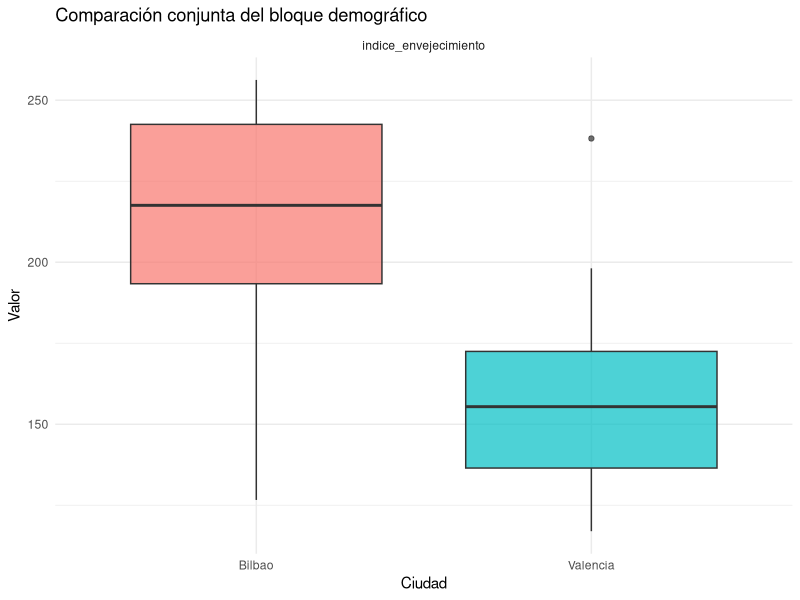
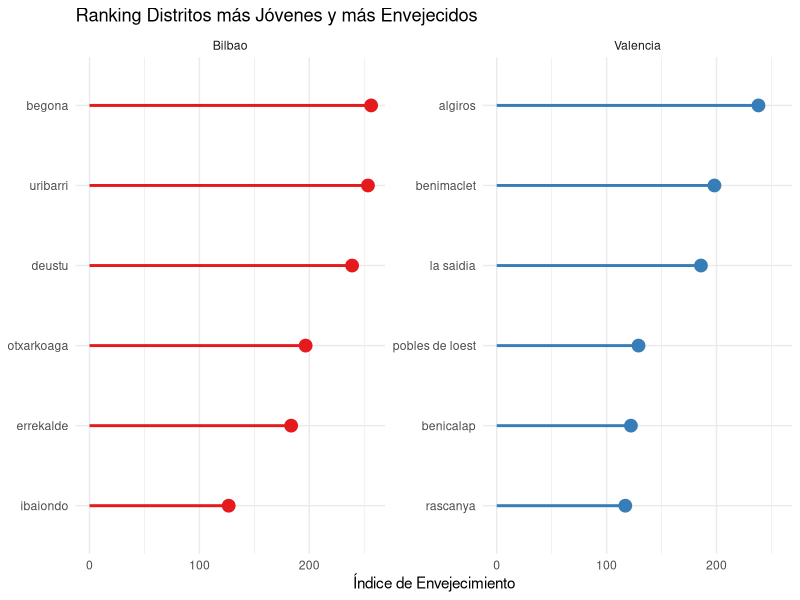
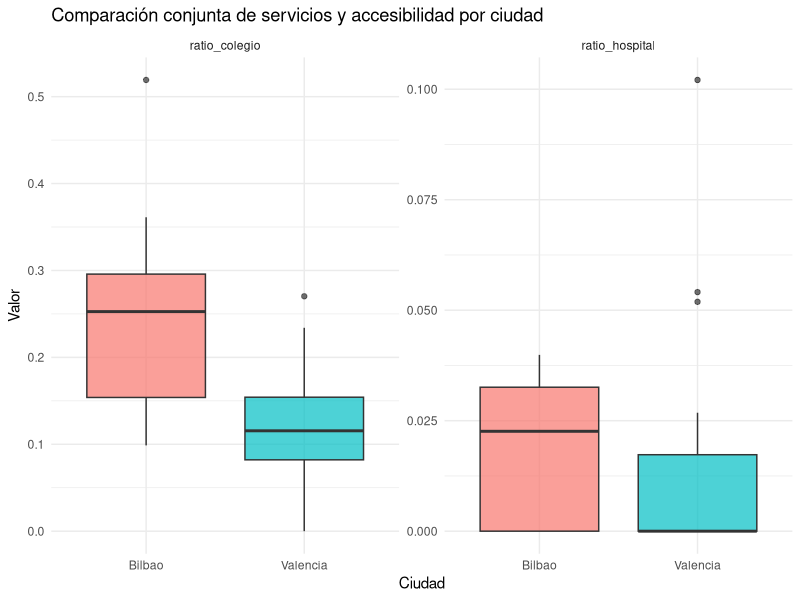
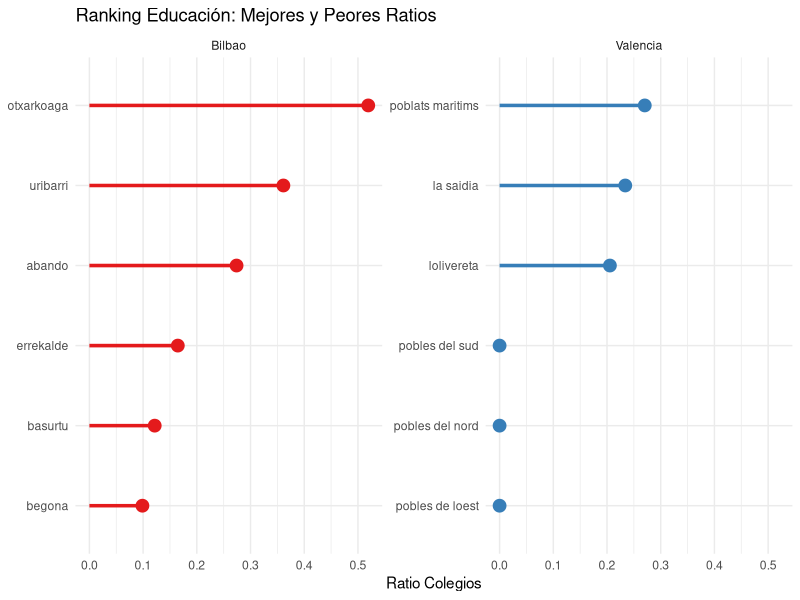
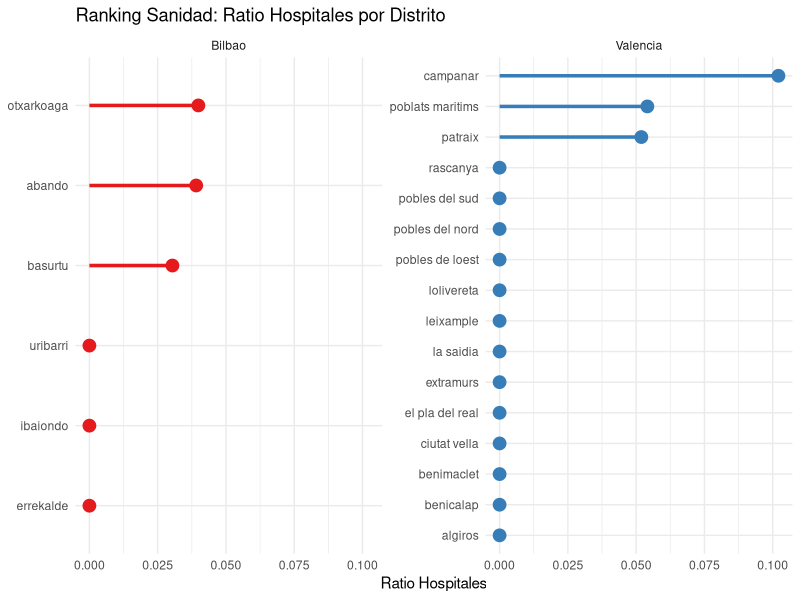
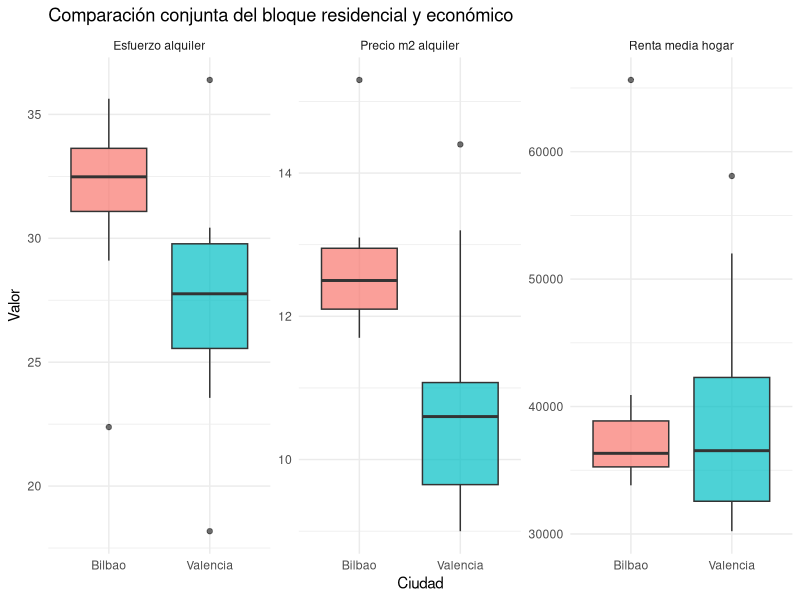

Generate these figures, in order, with R: (Note: this script raises an error after producing the figures.)
## ---- chunk 1
knitr::opts_chunk$set(echo = TRUE)
## ---- chunk 2
library(tidyverse)
library(readr)
library(gridExtra)
library(ggrepel)
## ---- chunk 3
distritos_bilbao <- read_csv("../../datasets/vizcaya-bilbao/distritos_bilbao_base_final.csv", show_col_types = FALSE)

distritos_valencia <- read_csv("../../datasets/valencia/distritos_valencia_base_final.csv", show_col_types = FALSE)

head(distritos_bilbao)
head(distritos_valencia)

dim(distritos_bilbao)
dim(distritos_valencia)
## ---- chunk 4
distritos_bilbao <- distritos_bilbao %>% mutate(ciudad = "Bilbao")

distritos_valencia <- distritos_valencia %>% mutate(ciudad = "Valencia")
## ---- chunk 5
distritos_comparacion <- bind_rows(distritos_bilbao, distritos_valencia)

head(distritos_comparacion)
dim(distritos_comparacion)

distritos_comparacion %>% count(ciudad)

colnames(distritos_comparacion)

## ---- chunk 6
faltantes_comparacion <- distritos_comparacion %>%
  summarise(across(everything(), ~ sum(is.na(.)))) %>%
  pivot_longer(cols = everything(), names_to = "variable", values_to = "num_faltantes") %>%
  arrange(desc(num_faltantes))

faltantes_comparacion
## ---- chunk 7
resumen_general <- distritos_comparacion %>%
  group_by(ciudad) %>%
  summarise(
    num_distritos = n(),
    poblacion_total = sum(pob_total, na.rm = TRUE),
    media_poblacion = mean(pob_total, na.rm = TRUE),
    mediana_poblacion = median(pob_total, na.rm = TRUE),
    min_poblacion = min(pob_total, na.rm = TRUE),
    max_poblacion = max(pob_total, na.rm = TRUE),
    .groups = "drop") %>%
  mutate(across(where(is.numeric), ~ round(., 2)))

resumen_general
## ---- chunk 8
resumen_demografico <- distritos_comparacion %>%
  group_by(ciudad) %>%
  summarise(
    media_indice_envejecimiento = mean(indice_envejecimiento, na.rm = TRUE),
    mediana_indice_envejecimiento = median(indice_envejecimiento, na.rm = TRUE),
    min_indice_envejecimiento = min(indice_envejecimiento, na.rm = TRUE),
    max_indice_envejecimiento = max(indice_envejecimiento, na.rm = TRUE),
    .groups = "drop") %>%
  mutate(across(where(is.numeric), ~ round(., 2)))

resumen_demografico
## ---- chunk 9
demografico_largo <- distritos_comparacion %>%
  select(ciudad, indice_envejecimiento) %>%
  pivot_longer(
    cols = c(indice_envejecimiento),
    names_to = "variable",
    values_to = "valor")

ggplot(demografico_largo, aes(x = ciudad, y = valor, fill = ciudad)) +
  geom_boxplot(alpha = 0.7) +
  facet_wrap(~ variable, scales = "free_y") +
  labs(
    title = "Comparación conjunta del bloque demográfico",
    x = "Ciudad",
    y = "Valor") +
  theme_minimal() +
  theme(legend.position = "none")
## ---- chunk 10
extremos_edad <- distritos_comparacion %>%
  group_by(ciudad) %>%
  filter(min_rank(indice_envejecimiento) <= 3 | min_rank(desc(indice_envejecimiento)) <= 3) %>%
  ungroup()

ggplot(extremos_edad, aes(x = reorder(nombre_distrito_norm, indice_envejecimiento), 
                          y = indice_envejecimiento, 
                          color = ciudad)) +
  geom_segment(aes(xend = nombre_distrito_norm, yend = 0), size = 1) +
  geom_point(size = 4) +
  coord_flip() + # Para que los nombres se lean en horizontal
  facet_wrap(~ciudad, scales = "free_y") +
  scale_color_manual(values = c("Bilbao" = "#E41A1C", "Valencia" = "#377EB8")) +
  labs(title = "Ranking Distritos más Jóvenes y más Envejecidos",
       x = NULL, y = "Índice de Envejecimiento") +
  theme_minimal() +
  theme(legend.position = "none")

## ---- chunk 11
resumen_servicios <- distritos_comparacion %>%
  group_by(ciudad) %>%
  summarise(
    media_ratio_colegio = mean(ratio_colegio, na.rm = TRUE),
    mediana_ratio_colegio = median(ratio_colegio, na.rm = TRUE),
    media_ratio_hospital = mean(ratio_hospital, na.rm = TRUE),
    mediana_ratio_hospital = median(ratio_hospital, na.rm = TRUE),
    .groups = "drop") %>%
  mutate(across(where(is.numeric), ~ round(., 2)))

resumen_servicios
## ---- chunk 12
servicios_largo <- distritos_comparacion %>%
  select(
    ciudad,
    ratio_colegio,
    ratio_hospital) %>%
  pivot_longer(
    cols = -ciudad,
    names_to = "variable",
    values_to = "valor")

ggplot(servicios_largo, aes(x = ciudad, y = valor, fill = ciudad)) +
  geom_boxplot(alpha = 0.7) +
  facet_wrap(~ variable, scales = "free_y") +
  labs(
    title = "Comparación conjunta de servicios y accesibilidad por ciudad",
    x = "Ciudad",
    y = "Valor") +
  theme_minimal() +
  theme(legend.position = "none")
## ---- chunk 13
# Filtramos Top 3 y Bottom 3 por ciudad para Educación
extremos_colegios <- distritos_comparacion %>%
  group_by(ciudad) %>%
  filter(min_rank(ratio_colegio) <= 3 | min_rank(desc(ratio_colegio)) <= 3) %>%
  ungroup()

ggplot(extremos_colegios, aes(x = reorder(nombre_distrito_norm, ratio_colegio), 
                              y = ratio_colegio, 
                              color = ciudad)) +
  geom_segment(aes(xend = nombre_distrito_norm, yend = 0), size = 1.2) +
  geom_point(size = 4) +
  coord_flip() +
  facet_wrap(~ciudad, scales = "free_y") +
  scale_color_manual(values = c("Bilbao" = "#E41A1C", "Valencia" = "#377EB8")) +
  theme_minimal() +
  labs(title = "Ranking Educación: Mejores y Peores Ratios",
       x = NULL, y = "Ratio Colegios") +
  theme(legend.position = "none")
## ---- chunk 14
extremos_sanidad <- distritos_comparacion %>%
  group_by(ciudad) %>%
  filter(min_rank(ratio_hospital) <= 3 | min_rank(desc(ratio_hospital)) <= 3) %>%
  ungroup()

ggplot(extremos_sanidad, aes(x = reorder(nombre_distrito_norm, ratio_hospital), 
                             y = ratio_hospital, 
                             color = ciudad)) +
  geom_segment(aes(xend = nombre_distrito_norm, yend = 0), size = 1.2) +
  geom_point(size = 4) +
  coord_flip() +
  facet_wrap(~ciudad, scales = "free_y") +
  scale_color_manual(values = c("Bilbao" = "#E41A1C", "Valencia" = "#377EB8")) +
  theme_minimal() +
  labs(title = "Ranking Sanidad: Ratio Hospitales por Distrito",
       x = NULL, y = "Ratio Hospitales") +
  theme(legend.position = "none")
## ---- chunk 15
resumen_residencial <- distritos_comparacion %>%
  group_by(ciudad) %>%
  summarise(
    media_alquiler_m2 = mean(alquiler_m2, na.rm = TRUE),
    mediana_alquiler_m2 = median(alquiler_m2, na.rm = TRUE),
    media_renta_media_hogar = mean(renta_media_hogar, na.rm = TRUE),
    mediana_renta_media_hogar = median(renta_media_hogar, na.rm = TRUE),
    media_esfuerzo_alquiler = mean(esfuerzo_alquiler, na.rm = TRUE),
    mediana_esfuerzo_alquiler = median(esfuerzo_alquiler, na.rm = TRUE),
    .groups = "drop") %>%
  mutate(across(where(is.numeric), ~ round(., 2)))

resumen_residencial
## ---- chunk 16
residencial_largo <- distritos_comparacion %>%
  select(
    ciudad,
    alquiler_m2,
    renta_media_hogar,
    esfuerzo_alquiler) %>%
  pivot_longer(
    cols = -ciudad,
    names_to = "variable",
    values_to = "valor") %>%
  mutate(
    variable = recode(
      variable,
      "alquiler_m2" = "Precio m2 alquiler",
      "renta_media_hogar" = "Renta media hogar",
      "esfuerzo_alquiler" = "Esfuerzo alquiler"))

ggplot(residencial_largo, aes(x = ciudad, y = valor, fill = ciudad)) +
  geom_boxplot(alpha = 0.7) +
  facet_wrap(~ variable, scales = "free_y") +
  labs(
    title = "Comparación conjunta del bloque residencial y económico",
    x = "Ciudad",
    y = "Valor") +
  theme_minimal() +
  theme(legend.position = "none")
## ---- chunk 17
ggplot(distritos_comparacion, aes(x = renta_media_hogar, 
                                  y = alquiler_m2, 
                                  color = esfuerzo_alquiler,
                                  shape = ciudad)) +
  geom_point(size = 3, alpha = 0.8) +
  scale_color_gradient(low = "#FFEB3B", high = "#E91E63") +
  # Etiquetas para los 3 con mayor y menor esfuerzo, el que tiene la mayor renta, la menor renta y el menor alquiler 
  geom_text_repel(data = distritos_comparacion %>% 
                    filter(esfuerzo_alquiler > quantile(esfuerzo_alquiler, 0.9) | 
                           renta_media_hogar == max(renta_media_hogar) |
                           renta_media_hogar == min(renta_media_hogar) |
                           alquiler_m2 == min(alquiler_m2) |
                           min_rank(esfuerzo_alquiler) <= 3),
                  aes(label = nombre_distrito_norm), 
                  size = 3.5, fontface = "bold", show.legend = FALSE) +
  labs(title = "Relación Renta vs Alquiler por Distrito",
       x = "Renta Media del Hogar (€)",
       y = "Precio Alquiler (€/m2)",
       color = "Esfuerzo (%)",
       shape = "Ciudad") +
  theme_minimal()

## ---- chunk 18
resumen_digital <- distritos_comparacion %>%
  group_by(ciudad) %>%
  summarise(
    media_ratio_zonas_verdes = mean(ratio_zonas_verdes, na.rm = TRUE),
    mediana_ratio_zonas_verdes = median(ratio_zonas_verdes, na.rm = TRUE),
    .groups = "drop") %>%
  mutate(across(where(is.numeric), ~ round(., 4)))

resumen_digital
## ---- chunk 19
ggplot(distritos_comparacion, aes(x = ciudad, y = ratio_zonas_verdes, fill = ciudad)) +
  geom_boxplot(alpha = 0.7) +
  labs(
    title = "Distribución del ratio de zonas verdes por ciudad",
    x = "Ciudad",
    y = "Ratio de Zonas Verdes") +
  theme_minimal() +
  theme(legend.position = "none")
## ---- chunk 20
extremos_zonas_verdes <- distritos_comparacion %>%
  group_by(ciudad) %>%
  filter(min_rank(ratio_zonas_verdes) <= 3 | min_rank(desc(ratio_zonas_verdes)) <= 3) %>%
  ungroup()

ggplot(extremos_zonas_verdes, aes(x = reorder(nombre_distrito_norm, ratio_zonas_verdes), 
                                  y = ratio_zonas_verdes, 
                                  color = ciudad)) +
  geom_segment(aes(xend = nombre_distrito_norm, yend = 0), size = 1.2, alpha = 0.6) +
  geom_point(size = 3.5) +
  coord_flip() + 
  facet_wrap(~ciudad, scales = "free_y") + # Separamos Valencia y Bilbao
  scale_color_manual(values = c("Bilbao" = "#E41A1C", "Valencia" = "#377EB8")) +
  theme_minimal() +
  labs(title = "Ranking de Espacios Verdes por Distrito",
       x = NULL, 
       y = "Ratio de Zonas Verdes") +
  theme(legend.position = "none",
        axis.text.y = element_text(size = 9))
## ---- chunk 21
variables_sintesis <- distritos_comparacion %>%
  select(
    ciudad,
    indice_envejecimiento,
    ratio_colegio,
    ratio_hospital,
    alquiler_m2,
    renta_media_hogar,
    esfuerzo_alquiler,
    ratio_zonas_verdes)

sintesis_largo <- variables_sintesis %>%
  pivot_longer(
    cols = -ciudad,
    names_to = "variable",
    values_to = "valor") %>%
  group_by(variable) %>%
  mutate(valor_estandarizado = as.numeric(scale(valor))) %>%
  ungroup()

perfil_global <- sintesis_largo %>%
  group_by(ciudad, variable) %>%
  summarise(
    media_estandarizada = mean(valor_estandarizado, na.rm = TRUE),
    .groups = "drop")

perfil_global
## ---- chunk 22

# Preparación de los datos estandarizados
datos_heatmap <- distritos_comparacion %>%
  select(ciudad, 
         Distrito = nombre_distrito_norm, 
         Envejecimiento = indice_envejecimiento, 
         Renta = renta_media_hogar, 
         Alquiler = alquiler_m2, 
         Esfuerzo = esfuerzo_alquiler, 
         Colegios = ratio_colegio, 
         Sanidad = ratio_hospital, 
         Verde = ratio_zonas_verdes) %>%
  mutate(across(3:9, ~ as.numeric(scale(as.numeric(.))))) %>%
  pivot_longer(cols = 3:9, names_to = "Variable", values_to = "Valor")

# Dibujar el Heatmap

ggplot(datos_heatmap, aes(x = Variable, y = reorder(Distrito, ciudad), fill = Valor)) +
  geom_tile(color = "white") +
  # Añadimos los valores estandarizados
  geom_text(aes(label = round(Valor, 1)), size = 3, color = "black") +
  # low = azul/gris para negativos, mid = blanco para el 0, high = rojo para positivos
  scale_fill_gradient2(low = "#4575b4",  
                       mid = "white",    
                       high = "#d73027",
                       midpoint = 0) +   # Crucial: el centro de la escala es el 0
  facet_grid(ciudad ~ ., scales = "free_y", space = "free") +
  theme_minimal() +
  labs(title = "Análisis Comparativo de Distritos con Valores Estandarizados",
       x = NULL, y = NULL, fill = "Desviación") +
  theme(axis.text.x = element_text(angle = 45, hjust = 1),
        panel.grid = element_blank(),
        strip.text.y = element_text(angle = 0, face = "bold"))

## ---- chunk 23
ggplot(perfil_global,
       aes(x = reorder(variable, media_estandarizada),
           y = media_estandarizada,
           fill = ciudad)) +
  geom_col(position = "dodge", alpha = 0.85) +
  coord_flip() +
  labs(title = "Perfil comparativo global de Valencia y Bilbao",
    x = "Variable",
    y = "Media estandarizada",
    fill = "Ciudad") +
  theme_minimal()
